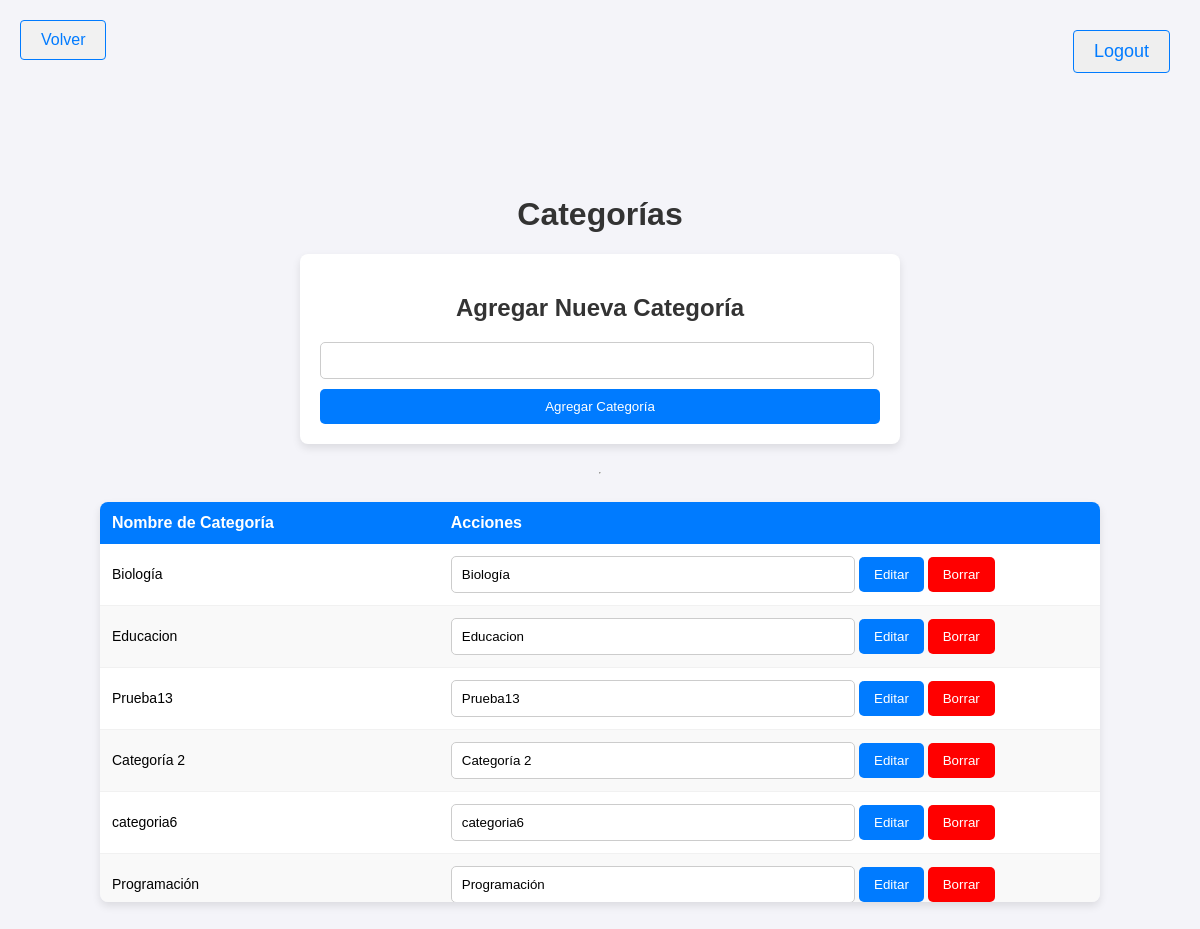
Before: /gestionar-categorias/ (signed in) with the older database file.
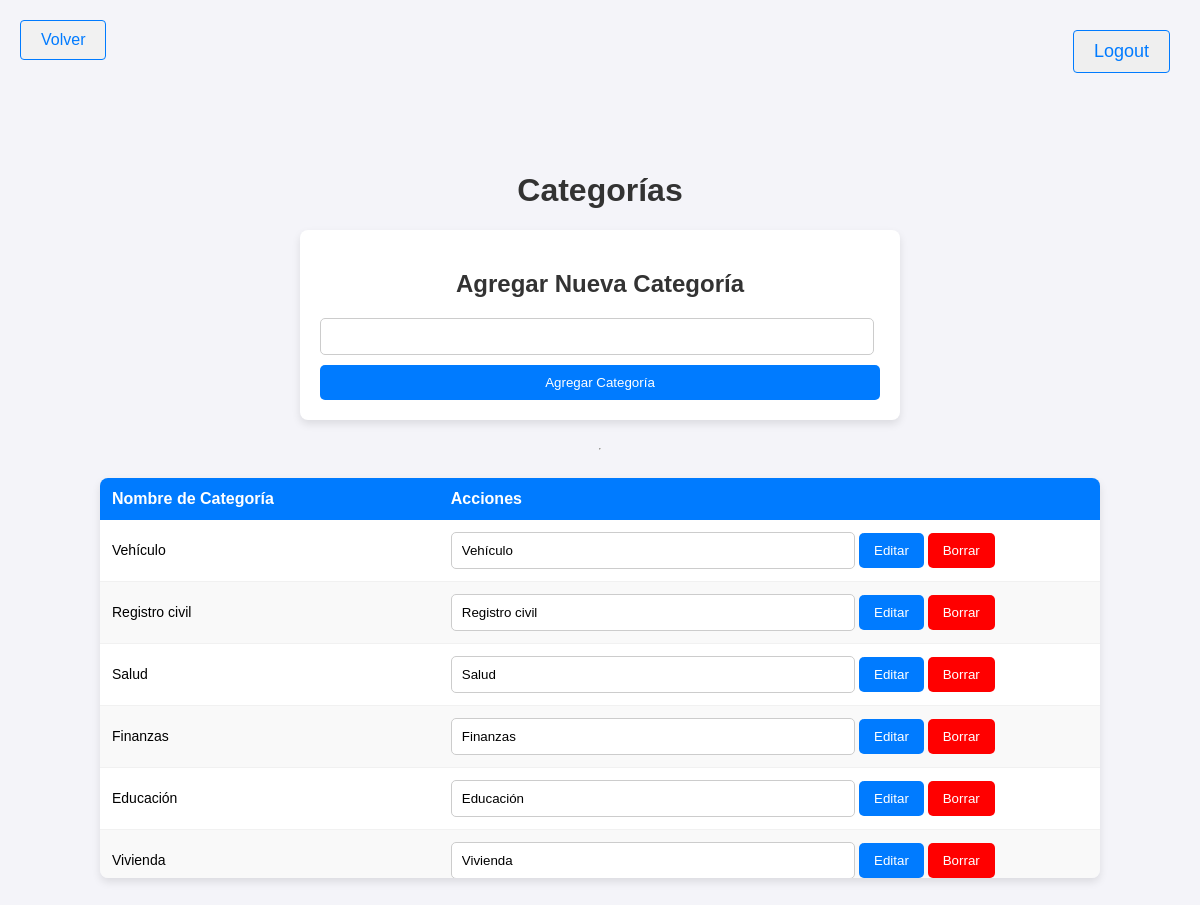
After: the same page with the newer database file.
### api/models.py (models this page shows, shortened)
class Categoria(models.Model):
    nombre = models.CharField(max_length=100, unique=True)  # Nombre de la categoría

### api/views.py (the view, shortened to what this page needs)
# urls.py: path('gestionar-categorias/', views.gestionar_categorias, name='gestionarCategorias'),
@login_required
def gestionar_categorias(request):
    categorias = Categoria.objects.all()  # Obtener todas las categorías
    mensaje_error = None  # Inicializamos el mensaje de error
    return render(request, 'gestionarCategorias.html', {'categorias': categorias, 'mensaje_error': mensaje_error})

### api/templates/gestionarCategorias.html (shortened to what this page needs)
{% load static %}
<!DOCTYPE html>
<html lang="en">
<head>
    <link rel="stylesheet" href="{% static 'categorias.css' %}">
</head>
<body>
    <form method="post" action="{% url 'logout' %}">
        <button class="logout"type="submit">Logout</button>
    </form>
    <a href="{% url 'general' %}" class="boton volver">Volver</a>
    <h1>Categorías</h1>
    <div class="card">
        <h2>Agregar Nueva Categoría</h2>
        <form method="post">
            <input class ="input2" type="text" name="nombre" required>
            <button class="button" type="submit" name="agregar_categoria">Agregar Categoría</button>
        </form>
    </div>
    <hr>
    <div class="table-container">
        <table>
            <thead>
                <tr>
                    <th>Nombre de Categoría</th>
                    <th>Acciones</th>
                </tr>
            </thead>
            <tbody>
                {% for categoria in categorias %}
                    <tr>
                        <td>{{ categoria.nombre }}</td>
                        <td>
                             <form method="post" style="display:inline;">
                                <input class="input" type="text" name="nombre" value="{{ categoria.nombre }}" required>
                                <button class="button" type="submit" name="editar_categoria" class="action-button">Editar</button>
                            </form>
                            <form method="post" style="display:inline;">
                                <button  class="redbutton" type="button" onclick="confirmarBorrado(event, '{{ categoria.id }}')">Borrar</button>
                            </form>
                        </td>
                    </tr>
                {% empty %}
                    <tr>
                        <td colspan="2">No hay categorías disponibles.</td>
                    </tr>
                {% endfor %}
            </tbody>
        </table>
    </div>
</body>
</html>

### api/static/categorias.css (style rules this page uses)
body { font-family: Arial, sans-serif; background-color: #f4f4f9; margin: 0; padding: 20px; display: flex; justify-content: center; align-items: center; flex-direction: column; height: 100vh; box-sizing: border-box; text-align: center; }
a { color: #007BFF; text-decoration: none; margin-bottom: 20px; }
h1, h2 { color: #333; }
.card { background-color: #ffffff; padding: 20px; border-radius: 8px; box-shadow: 0 4px 8px rgba(0, 0, 0, 0.1); width: 100%; max-width: 600px; margin-bottom: 20px; box-sizing: border-box; }
form { display: flex; flex-direction: column; gap: 10px; }
.input { padding: 10px; border: 1px solid #ccc; border-radius: 5px; width: 60%; }
.input2 { padding: 10px; border: 1px solid #ccc; border-radius: 5px; width: 95%; }
.button { background-color: #007BFF; color: white; padding: 10px 15px; border: none; border-radius: 5px; cursor: pointer; transition: background-color 0.3s; }
.redbutton { background-color: red; color: white; padding: 10px 15px; border: none; border-radius: 5px; cursor: pointer; transition: background-color 0.3s; }
.table-container { width: 100%; background-color: #ffffff; box-shadow: 0 4px 8px rgba(0, 0, 0, 0.1); border-radius: 8px; margin-top: 20px; box-sizing: border-box; max-width: 1000px; overflow-x: auto; max-height: 400px; overflow-y: auto; }
table { width: 100%; border-collapse: collapse; }
td { padding: 12px; text-align: left; font-size: 14px; border-bottom: 1px solid #f1f1f1; }
th { background-color: #007BFF; color: white; padding: 12px; text-align: left; font-size: 16px; }
tr:nth-child(even) { background-color: #f9f9f9; }
.boton { background-color: #f1f1f1; color: #007BFF; border: 1px solid #007BFF; padding: 10px 20px; text-decoration: none; border-radius: 4px; transition: background-color 0.3s, color 0.3s; margin-bottom: 20px; }
a.volver { display: inline-block; position: absolute; top: 20px; left: 20px; }
.logout { text-decoration: none; font-size: 18px; color: #007BFF; padding: 10px 20px; margin: 10px; border: 1px solid #007BFF; border-radius: 4px; transition: background-color 0.3s, color 0.3s; }
button.logout { display: inline-block; position: absolute; top: 20px; right: 20px; }

Changed rows visible on the page:
removed Categoria: nombre "Biología"
removed Categoria: nombre "Educacion"
removed Categoria: nombre "Prueba13"
removed Categoria: nombre "Categoría 2"
removed Categoria: nombre "categoria6"
removed Categoria: nombre "Programación"
added Categoria: nombre "Vehículo"
added Categoria: nombre "Registro civil"
added Categoria: nombre "Salud"
added Categoria: nombre "Finanzas"
added Categoria: nombre "Educación"
added Categoria: nombre "Vivienda"
